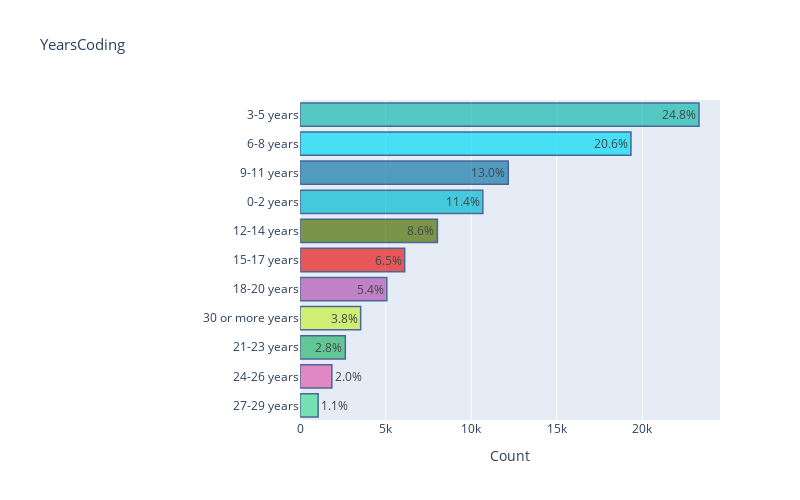

Here is the notebook cell this chart was saved with:
### Markdown cell above
#### 1.4.1 The number of years the responders spent coding

### Code cell
bar_horizontal_plot(choice_type='single', question='YearsCoding', width=800, height=500, left=300)

### Figure 1 — Plotly figure (JSON) as saved in the notebook; plotly's stock layout.template omitted (floating-point values rounded to 4 significant figures)
{"data": [{"marker": {"color": ["#46DC97", "#DF5EAF", "#2AB86C", "#C5EF3E", "#B254B4", "#E91915", "#4D6F00", "#00BBD1", "#1378AA", "#02DCF7", "#18BAAD", "#7B3FE9", "#A77DC3", "#D47DB5", "#93523B", "#B4CEE6", "#F89F41", "#B0B013", "#E837D9", "#F8571B", "#F36E2E", "#6FEFC7", "#8F309F", "#DF22BE", "#3DF50D", "#0A60E6", "#497C4B", "#33C464", "#2A43C5", "#BB2D88"], "line": {"color": "rgb(8,48,107)", "width": 1.5}}, "opacity": 0.7, "orientation": "h", "text": ["1.1%", "2.0%", "2.8%", "3.8%", "5.4%", "6.5%", "8.6%", "11.4%", "13.0%", "20.6%", "24.8%"], "textfont": {"color": "rgb(0, 0, 0)", "size": 12}, "textposition": "auto", "type": "bar", "x": [1060, 1862, 2648, 3544, 5072, 6117, 8030, 10682, 12169, 19338, 23313], "y": ["27-29 years", "24-26 years", "21-23 years", "30 or more years", "18-20 years", "15-17 years", "12-14 years", "0-2 years", "9-11 years", "6-8 years", "3-5 years"]}], "layout": {"height": 500, "margin": {"l": 300}, "title": {"font": {"size": 15}, "text": "YearsCoding"}, "width": 800, "xaxis": {"tickfont": {"size": 12}, "title": {"text": "Count"}}, "yaxis": {"tickfont": {"size": 12}}}}
